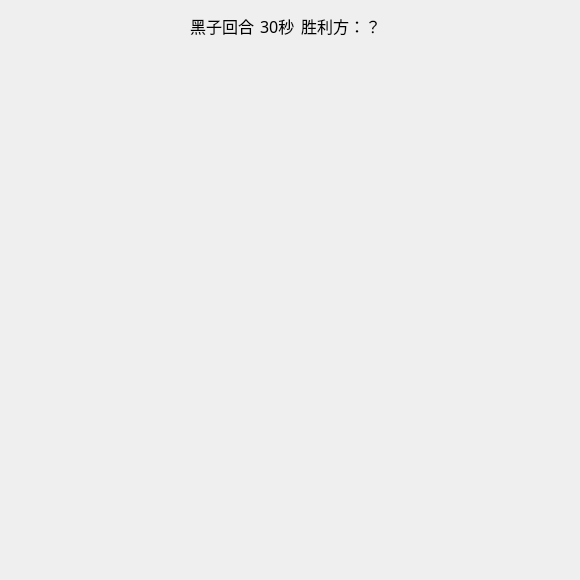
<?xml version="1.0" encoding="UTF-8"?>
<ui version="4.0">
 <class>FiveInLine</class>
 <widget class="QWidget" name="FiveInLine">
  <property name="geometry">
   <rect>
    <x>0</x>
    <y>0</y>
    <width>580</width>
    <height>580</height>
   </rect>
  </property>
  <property name="minimumSize">
   <size>
    <width>580</width>
    <height>580</height>
   </size>
  </property>
  <property name="maximumSize">
   <size>
    <width>580</width>
    <height>580</height>
   </size>
  </property>
  <property name="windowTitle">
   <string>FiveInLine</string>
  </property>
  <widget class="QWidget" name="layoutWidget">
   <property name="geometry">
    <rect>
     <x>0</x>
     <y>10</y>
     <width>571</width>
     <height>32</height>
    </rect>
   </property>
   <layout class="QHBoxLayout" name="horizontalLayout">
    <item>
     <spacer name="horizontalSpacer">
      <property name="orientation">
       <enum>Qt::Horizontal</enum>
      </property>
      <property name="sizeHint" stdset="0">
       <size>
        <width>40</width>
        <height>20</height>
       </size>
      </property>
     </spacer>
    </item>
    <item>
     <widget class="QLabel" name="lb_color">
      <property name="minimumSize">
       <size>
        <width>0</width>
        <height>30</height>
       </size>
      </property>
      <property name="maximumSize">
       <size>
        <width>16777215</width>
        <height>30</height>
       </size>
      </property>
      <property name="font">
       <font>
        <family>微软雅黑</family>
        <pointsize>12</pointsize>
       </font>
      </property>
      <property name="text">
       <string>黑子回合</string>
      </property>
     </widget>
    </item>
    <item>
     <widget class="QLabel" name="lb_timer">
      <property name="font">
       <font>
        <family>微软雅黑</family>
        <pointsize>12</pointsize>
       </font>
      </property>
      <property name="text">
       <string>30秒</string>
      </property>
     </widget>
    </item>
    <item>
     <widget class="QLabel" name="lb_winner">
      <property name="minimumSize">
       <size>
        <width>0</width>
        <height>30</height>
       </size>
      </property>
      <property name="maximumSize">
       <size>
        <width>16777215</width>
        <height>30</height>
       </size>
      </property>
      <property name="font">
       <font>
        <family>微软雅黑</family>
        <pointsize>12</pointsize>
       </font>
      </property>
      <property name="text">
       <string>胜利方：？</string>
      </property>
     </widget>
    </item>
    <item>
     <spacer name="horizontalSpacer_2">
      <property name="orientation">
       <enum>Qt::Horizontal</enum>
      </property>
      <property name="sizeHint" stdset="0">
       <size>
        <width>40</width>
        <height>20</height>
       </size>
      </property>
     </spacer>
    </item>
   </layout>
  </widget>
 </widget>
 <resources/>
 <connections/>
</ui>
